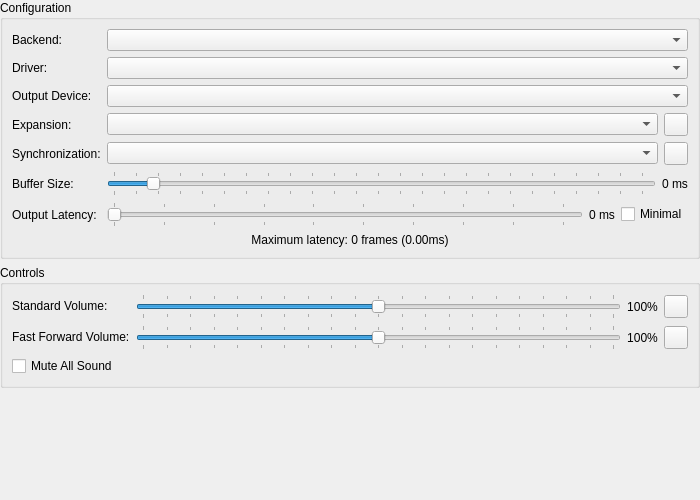
<?xml version="1.0" encoding="UTF-8"?>
<ui version="4.0">
 <class>AudioSettingsWidget</class>
 <widget class="QWidget" name="AudioSettingsWidget">
  <property name="geometry">
   <rect>
    <x>0</x>
    <y>0</y>
    <width>700</width>
    <height>500</height>
   </rect>
  </property>
  <layout class="QVBoxLayout" name="verticalLayout">
   <property name="leftMargin">
    <number>0</number>
   </property>
   <property name="topMargin">
    <number>0</number>
   </property>
   <property name="rightMargin">
    <number>0</number>
   </property>
   <property name="bottomMargin">
    <number>0</number>
   </property>
   <item>
    <widget class="QGroupBox" name="groupBox">
     <property name="title">
      <string>Configuration</string>
     </property>
     <layout class="QGridLayout" name="gridLayout">
      <item row="1" column="0">
       <widget class="QLabel" name="label_6">
        <property name="text">
         <string>Driver:</string>
        </property>
        <property name="buddy">
         <cstring>driver</cstring>
        </property>
       </widget>
      </item>
      <item row="1" column="1">
       <widget class="QComboBox" name="driver"/>
      </item>
      <item row="3" column="1">
       <layout class="QHBoxLayout" name="horizontalLayout_5" stretch="1,0">
        <item>
         <widget class="QComboBox" name="expansionMode"/>
        </item>
        <item>
         <widget class="QToolButton" name="expansionSettings">
          <property name="toolTip">
           <string>Expansion Settings</string>
          </property>
          <property name="icon">
           <iconset theme="settings-3-line"/>
          </property>
         </widget>
        </item>
       </layout>
      </item>
      <item row="5" column="1">
       <layout class="QHBoxLayout" name="horizontalLayout_4" stretch="1,0">
        <item>
         <widget class="QSlider" name="bufferMS">
          <property name="minimum">
           <number>15</number>
          </property>
          <property name="maximum">
           <number>500</number>
          </property>
          <property name="singleStep">
           <number>1</number>
          </property>
          <property name="pageStep">
           <number>5</number>
          </property>
          <property name="value">
           <number>50</number>
          </property>
          <property name="orientation">
           <enum>Qt::Orientation::Horizontal</enum>
          </property>
          <property name="tickPosition">
           <enum>QSlider::TickPosition::TicksBothSides</enum>
          </property>
          <property name="tickInterval">
           <number>20</number>
          </property>
         </widget>
        </item>
        <item>
         <widget class="QLabel" name="bufferMSLabel">
          <property name="text">
           <string>0 ms</string>
          </property>
         </widget>
        </item>
       </layout>
      </item>
      <item row="4" column="1">
       <layout class="QHBoxLayout" name="horizontalLayout_6" stretch="0,0">
        <item>
         <widget class="QComboBox" name="syncMode"/>
        </item>
        <item>
         <widget class="QToolButton" name="stretchSettings">
          <property name="toolTip">
           <string>Stretch Settings</string>
          </property>
          <property name="icon">
           <iconset theme="settings-3-line"/>
          </property>
         </widget>
        </item>
       </layout>
      </item>
      <item row="5" column="0">
       <widget class="QLabel" name="label_2">
        <property name="text">
         <string>Buffer Size:</string>
        </property>
        <property name="buddy">
         <cstring>bufferMS</cstring>
        </property>
       </widget>
      </item>
      <item row="7" column="0" colspan="2">
       <widget class="QLabel" name="bufferingLabel">
        <property name="text">
         <string>Maximum latency: 0 frames (0.00ms)</string>
        </property>
        <property name="alignment">
         <set>Qt::AlignmentFlag::AlignCenter</set>
        </property>
        <property name="textInteractionFlags">
         <set>Qt::TextBrowserInteraction</set>
        </property>
       </widget>
      </item>
      <item row="0" column="0">
       <widget class="QLabel" name="label">
        <property name="text">
         <string>Backend:</string>
        </property>
        <property name="buddy">
         <cstring>audioBackend</cstring>
        </property>
       </widget>
      </item>
      <item row="6" column="1">
       <layout class="QHBoxLayout" name="horizontalLayout_3">
        <item>
         <widget class="QSlider" name="outputLatencyMS">
          <property name="minimum">
           <number>15</number>
          </property>
          <property name="maximum">
           <number>200</number>
          </property>
          <property name="orientation">
           <enum>Qt::Orientation::Horizontal</enum>
          </property>
          <property name="tickPosition">
           <enum>QSlider::TickPosition::TicksBothSides</enum>
          </property>
          <property name="tickInterval">
           <number>20</number>
          </property>
         </widget>
        </item>
        <item>
         <widget class="QLabel" name="outputLatencyLabel">
          <property name="text">
           <string>0 ms</string>
          </property>
         </widget>
        </item>
        <item>
         <widget class="QCheckBox" name="outputLatencyMinimal">
          <property name="text">
           <string>Minimal</string>
          </property>
         </widget>
        </item>
       </layout>
      </item>
      <item row="0" column="1">
       <widget class="QComboBox" name="audioBackend"/>
      </item>
      <item row="6" column="0">
       <widget class="QLabel" name="label_5">
        <property name="text">
         <string>Output Latency:</string>
        </property>
        <property name="buddy">
         <cstring>outputLatencyMS</cstring>
        </property>
       </widget>
      </item>
      <item row="2" column="1">
       <widget class="QComboBox" name="outputDevice"/>
      </item>
      <item row="2" column="0">
       <widget class="QLabel" name="label_8">
        <property name="text">
         <string>Output Device:</string>
        </property>
        <property name="buddy">
         <cstring>outputDevice</cstring>
        </property>
       </widget>
      </item>
      <item row="3" column="0">
       <widget class="QLabel" name="label_9">
        <property name="text">
         <string>Expansion:</string>
        </property>
        <property name="buddy">
         <cstring>expansionMode</cstring>
        </property>
       </widget>
      </item>
      <item row="4" column="0">
       <widget class="QLabel" name="label_7">
        <property name="text">
         <string>Synchronization:</string>
        </property>
        <property name="buddy">
         <cstring>syncMode</cstring>
        </property>
       </widget>
      </item>
     </layout>
    </widget>
   </item>
   <item>
    <widget class="QGroupBox" name="groupBox_2">
     <property name="title">
      <string>Controls</string>
     </property>
     <layout class="QFormLayout" name="formLayout_2">
      <item row="0" column="0">
       <widget class="QLabel" name="label_3">
        <property name="text">
         <string>Standard Volume:</string>
        </property>
        <property name="buddy">
         <cstring>standardVolume</cstring>
        </property>
       </widget>
      </item>
      <item row="0" column="1">
       <layout class="QHBoxLayout" name="horizontalLayout">
        <item>
         <widget class="QSlider" name="standardVolume">
          <property name="maximum">
           <number>200</number>
          </property>
          <property name="value">
           <number>100</number>
          </property>
          <property name="orientation">
           <enum>Qt::Orientation::Horizontal</enum>
          </property>
          <property name="tickPosition">
           <enum>QSlider::TickPosition::TicksBothSides</enum>
          </property>
          <property name="tickInterval">
           <number>10</number>
          </property>
         </widget>
        </item>
        <item>
         <widget class="QLabel" name="standardVolumeLabel">
          <property name="sizePolicy">
           <sizepolicy hsizetype="Fixed" vsizetype="Preferred">
            <horstretch>0</horstretch>
            <verstretch>0</verstretch>
           </sizepolicy>
          </property>
          <property name="text">
           <string>100%</string>
          </property>
          <property name="alignment">
           <set>Qt::AlignmentFlag::AlignCenter</set>
          </property>
         </widget>
        </item>
        <item>
         <widget class="QToolButton" name="resetStandardVolume">
          <property name="toolTip">
           <string>Reset Standard Volume</string>
          </property>
          <property name="icon">
           <iconset theme="restart-line"/>
          </property>
         </widget>
        </item>
       </layout>
      </item>
      <item row="1" column="1">
       <layout class="QHBoxLayout" name="horizontalLayout_2">
        <item>
         <widget class="QSlider" name="fastForwardVolume">
          <property name="maximum">
           <number>200</number>
          </property>
          <property name="value">
           <number>100</number>
          </property>
          <property name="orientation">
           <enum>Qt::Orientation::Horizontal</enum>
          </property>
          <property name="tickPosition">
           <enum>QSlider::TickPosition::TicksBothSides</enum>
          </property>
          <property name="tickInterval">
           <number>10</number>
          </property>
         </widget>
        </item>
        <item>
         <widget class="QLabel" name="fastForwardVolumeLabel">
          <property name="sizePolicy">
           <sizepolicy hsizetype="Fixed" vsizetype="Preferred">
            <horstretch>0</horstretch>
            <verstretch>0</verstretch>
           </sizepolicy>
          </property>
          <property name="text">
           <string>100%</string>
          </property>
          <property name="alignment">
           <set>Qt::AlignmentFlag::AlignCenter</set>
          </property>
         </widget>
        </item>
        <item>
         <widget class="QToolButton" name="resetFastForwardVolume">
          <property name="toolTip">
           <string>Reset Fast Forward Volume</string>
          </property>
          <property name="icon">
           <iconset theme="restart-line"/>
          </property>
         </widget>
        </item>
       </layout>
      </item>
      <item row="1" column="0">
       <widget class="QLabel" name="label_4">
        <property name="text">
         <string>Fast Forward Volume:</string>
        </property>
        <property name="buddy">
         <cstring>fastForwardVolume</cstring>
        </property>
       </widget>
      </item>
      <item row="2" column="0">
       <widget class="QCheckBox" name="muted">
        <property name="text">
         <string>Mute All Sound</string>
        </property>
       </widget>
      </item>
     </layout>
    </widget>
   </item>
   <item>
    <spacer name="verticalSpacer">
     <property name="orientation">
      <enum>Qt::Orientation::Vertical</enum>
     </property>
     <property name="sizeHint" stdset="0">
      <size>
       <width>20</width>
       <height>0</height>
      </size>
     </property>
    </spacer>
   </item>
  </layout>
 </widget>
 <tabstops>
  <tabstop>audioBackend</tabstop>
  <tabstop>driver</tabstop>
  <tabstop>outputDevice</tabstop>
  <tabstop>expansionMode</tabstop>
  <tabstop>expansionSettings</tabstop>
  <tabstop>syncMode</tabstop>
  <tabstop>stretchSettings</tabstop>
  <tabstop>bufferMS</tabstop>
  <tabstop>outputLatencyMS</tabstop>
  <tabstop>outputLatencyMinimal</tabstop>
  <tabstop>standardVolume</tabstop>
  <tabstop>resetStandardVolume</tabstop>
  <tabstop>fastForwardVolume</tabstop>
  <tabstop>resetFastForwardVolume</tabstop>
  <tabstop>muted</tabstop>
 </tabstops>
 <resources>
  <include location="../resources/resources.qrc"/>
 </resources>
 <connections/>
</ui>
